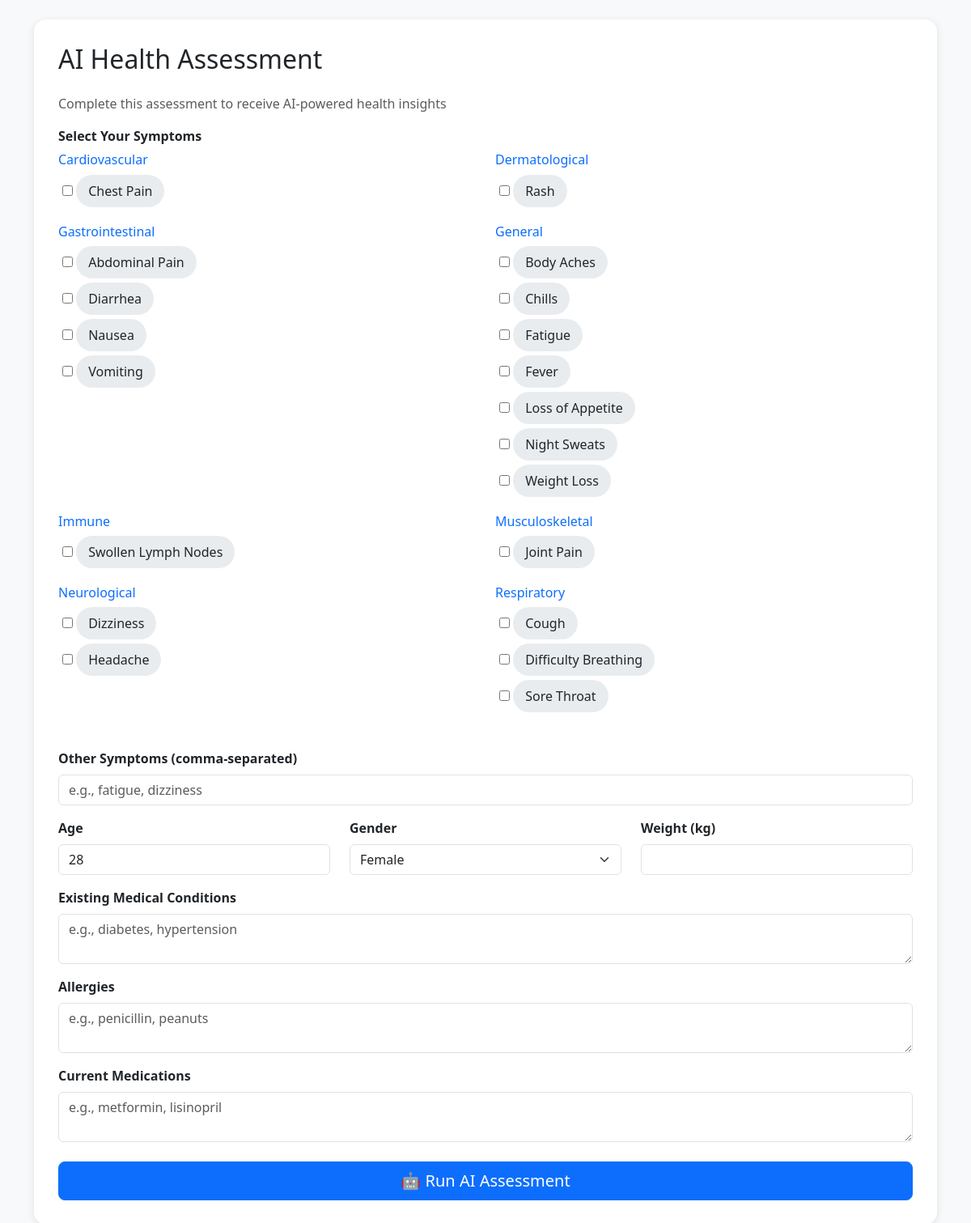
Screenshot of /patient/health_assessment.php (signed in) with the database file from the repository.
### tables this page shows
CREATE TABLE `symptoms` (
  `id` int(11) NOT NULL,
  `symptom_name` varchar(150) NOT NULL,
  `symptom_category` varchar(50) DEFAULT NULL,
  `severity_weight` decimal(3,2) DEFAULT 1.00,
  `created_at` timestamp NOT NULL DEFAULT current_timestamp()
);

CREATE TABLE `patients` (
  `id` int(11) NOT NULL,
  `name` varchar(100) NOT NULL,
  `age` int(11) DEFAULT NULL,
  `gender` enum('Male','Female') NOT NULL,
  `phone` varchar(15) DEFAULT NULL,
  `address` text DEFAULT NULL,
  `allergies` text DEFAULT NULL,
  `medical_conditions` text DEFAULT NULL,
  `patient_status` enum('Stable','Critical','Recovering','Discharged','Pending') DEFAULT 'Pending',
  `reg_date` timestamp NOT NULL DEFAULT current_timestamp()
);

### patient/health_assessment.php (the view, shortened to what this page needs)
<?php
include '../config/db.php';
$patient_id = $_SESSION['patient_id'];
$stmt = $conn->prepare("SELECT * FROM patients WHERE id = ?");
$stmt->bind_param("i", $patient_id);
$stmt->execute();
$patient = $stmt->get_result()->fetch_assoc();
$symptoms = $conn->query("SELECT * FROM symptoms ORDER BY symptom_category, symptom_name");
?>
<!DOCTYPE html>
<html lang="en">
<head>
    <link href="https://cdn.jsdelivr.net/npm/bootstrap@5.3.0/dist/css/bootstrap.min.css" rel="stylesheet">
    <link href="https://cdn.jsdelivr.net/npm/sweetalert2@11/dist/sweetalert2.min.css" rel="stylesheet">
</head>
<body>
    <div class="container py-4">
        <div class="assessment-card">
            <h2 class="mb-4"> AI Health Assessment</h2>
            <p class="text-muted">Complete this assessment to receive AI-powered health insights</p>
            <form method="POST">
                <div class="mb-4">
                    <label class="form-label fw-bold">Select Your Symptoms</label>
                    <div class="row">
                        <?php
                        $current_category = '';
                        while($symptom = $symptoms->fetch_assoc()):
                            if ($current_category != $symptom['symptom_category']):
                                if ($current_category != '') echo '</div>';
                                $current_category = $symptom['symptom_category'];
                                echo '<div class="col-md-6 mb-3"><h6 class="text-primary">' . $current_category . '</h6>';
                            endif;
                        ?>
                            <div class="symptom-checkbox">
                                <input type="checkbox" name="symptoms[]" value="<?= htmlspecialchars($symptom['symptom_name']) ?>" id="symptom_<?= $symptom['id'] ?>">
                                <label for="symptom_<?= $symptom['id'] ?>"><?= htmlspecialchars($symptom['symptom_name']) ?></label>
                            </div>
                        <?php endwhile; ?>
                        </div>
                    </div>
                </div>
                <div class="mb-3">
                    <label class="form-label fw-bold">Other Symptoms (comma-separated)</label>
                    <input type="text" name="custom_symptoms" class="form-control" placeholder="e.g., fatigue, dizziness">
                </div>
                <div class="row mb-3">
                    <div class="col-md-4">
                        <label class="form-label fw-bold">Age</label>
                        <input type="number" name="age" class="form-control" value="<?= $patient['age'] ?>" required>
                    </div>
                    <div class="col-md-4">
                        <label class="form-label fw-bold">Gender</label>
                        <select name="gender" class="form-select" required>
                            <option value="Female" <?= $patient['gender'] == 'Female' ? 'selected' : '' ?>>Female</option>
                        </select>
                    </div>
                    <div class="col-md-4">
                        <label class="form-label fw-bold">Weight (kg)</label>
                        <input type="number" step="0.1" name="weight" class="form-control" required>
                    </div>
                </div>
                <div class="mb-3">
                    <label class="form-label fw-bold">Existing Medical Conditions</label>
                    <textarea name="medical_conditions" class="form-control" rows="2" placeholder="e.g., diabetes, hypertension"></textarea>
                </div>
                <div class="mb-3">
                    <label class="form-label fw-bold">Allergies</label>
                    <textarea name="allergies" class="form-control" rows="2" placeholder="e.g., penicillin, peanuts"></textarea>
                </div>
                <div class="mb-4">
                    <label class="form-label fw-bold">Current Medications</label>
                    <textarea name="current_medications" class="form-control" rows="2" placeholder="e.g., metformin, lisinopril"></textarea>
                </div>
                <button type="submit" name="submit_assessment" class="btn btn-primary btn-lg w-100">
                    🤖 Run AI Assessment
                </button>
            </form>
        </div>
    </div>
</body>
</html>

### patient/health_assessment.php (style rules this page uses)
body { background: #f8f9fa; }
.assessment-card { background: white; border-radius: 15px; box-shadow: 0 2px 10px rgba(0,0,0,0.1); padding: 30px; margin-bottom: 20px; }
.symptom-checkbox { margin: 5px; }
.symptom-checkbox label { background: #e9ecef; padding: 8px 15px; border-radius: 20px; cursor: pointer; transition: 0.3s; }

### rows the page displays
symptoms: symptom_category "Cardiovascular", symptom_name "Chest Pain"
symptoms: symptom_category "Dermatological", symptom_name "Rash"
symptoms: symptom_category "Gastrointestinal", symptom_name "Abdominal Pain"
symptoms: symptom_name "Diarrhea"
symptoms: symptom_name "Nausea"
symptoms: symptom_name "Vomiting"
symptoms: symptom_category "General", symptom_name "Body Aches"
symptoms: symptom_name "Chills"
symptoms: symptom_name "Fatigue"
symptoms: symptom_name "Fever"
symptoms: symptom_name "Loss of Appetite"
symptoms: symptom_name "Night Sweats"
symptoms: symptom_name "Weight Loss"
symptoms: symptom_category "Immune", symptom_name "Swollen Lymph Nodes"
symptoms: symptom_category "Musculoskeletal", symptom_name "Joint Pain"
symptoms: symptom_category "Neurological", symptom_name "Dizziness"
symptoms: symptom_name "Headache"
symptoms: symptom_category "Respiratory", symptom_name "Cough"
symptoms: symptom_name "Difficulty Breathing"
symptoms: symptom_name "Sore Throat"
patients: age "28", gender "Female"
